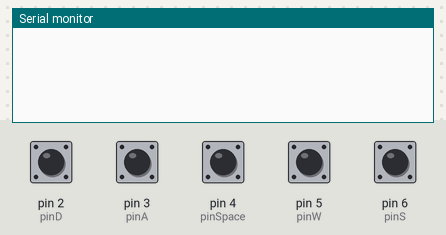
Simulated run of this sketch. Board: Arduino Uno, built with avr-gcc and run on an emulated ATmega328P. Shown: the last lines printed to the serial monitor. The inputs (shaded band) are chosen by the test bench; at power-on: pin 2 (pinD), pin 3 (pinA), pin 4 (pinSpace), pin 5 (pinW), pin 6 (pinS) HIGH.

Above: at 1.2 s.
1.3 s: pin 2 (pinD) pulled LOW for 0.15 s
At 2.6 s:
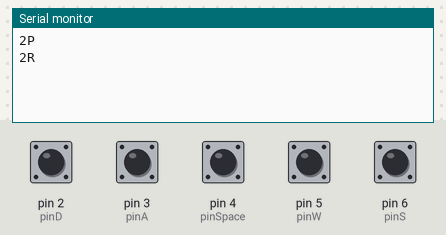
2.9 s: pin 3 (pinA) pulled LOW for 0.15 s
At 3.03 s:
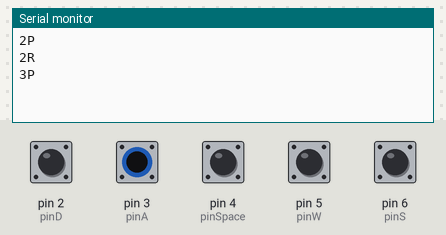
4.5 s: pin 4 (pinSpace) pulled LOW for 0.15 s
At 5.2 s:
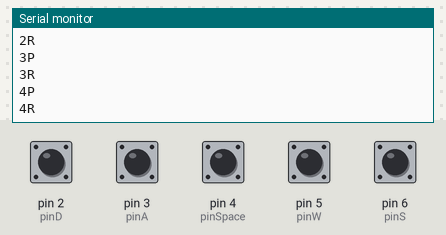
6.1 s: pin 5 (pinW) pulled LOW for 0.15 s
At 7.4 s:
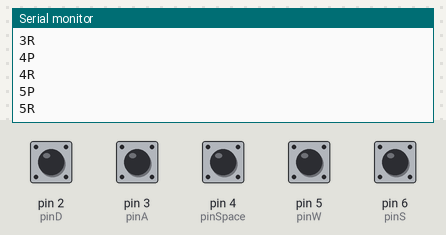
7.7 s: pin 6 (pinS) pulled LOW for 0.15 s
At 8.9 s:
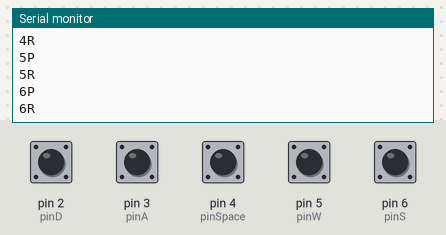

The sketch:

controller2.ino
```cpp
// Define the pins used based on your Python map
const int pinD = 2;
const int pinA = 3;
const int pinSpace = 4;
const int pinW = 5;
const int pinS = 6;

// Array of pins to easily loop through them
const int pins[] = {pinD, pinA, pinSpace, pinW, pinS};
const int numPins = sizeof(pins) / sizeof(pins[0]);

// Array to store the previous state of each pin (initially HIGH due to INPUT_PULLUP)
int lastStates[numPins];

void setup() {
  Serial.begin(9600); // Must match the 9600 baud rate in your Python script

  // Set up all pins with internal pull-up resistors
  for (int i = 0; i < numPins; i++) {
    pinMode(pins[i], INPUT_PULLUP);
    lastStates[i] = HIGH;
  }
}

void loop() {
  for (int i = 0; i < numPins; i++) {
    int currentState = digitalRead(pins[i]);

    // Detect if the button state changed (Press or Release event)
    if (currentState != lastStates[i]) {

      // First, send the pin number (e.g., "2")
      Serial.print(pins[i]);

      // Next, send 'P' for Press (LOW) or 'R' for Release (HIGH)
      if (currentState == LOW) {
        Serial.println("P"); // Enters a newline character (\n) at the end
      } else {
        Serial.println("R");
      }

      // Save the current state as the last state for the next loop
      lastStates[i] = currentState;
    }
  }

  delay(10); // A 10ms debounce delay to prevent button "ghost double-clicks"
}
```

Measured:
- after the input at 1.3 s, the serial monitor: prints a new line at once (image 1)
- after the input at 2.9 s, the serial monitor: prints a new line at once (image 2)
- after the input at 4.5 s, the serial monitor: prints a new line at once (image 3)
- after the input at 6.1 s, the serial monitor: prints a new line at once (image 4)
- after the input at 7.7 s, the serial monitor: prints a new line at once (image 5)
